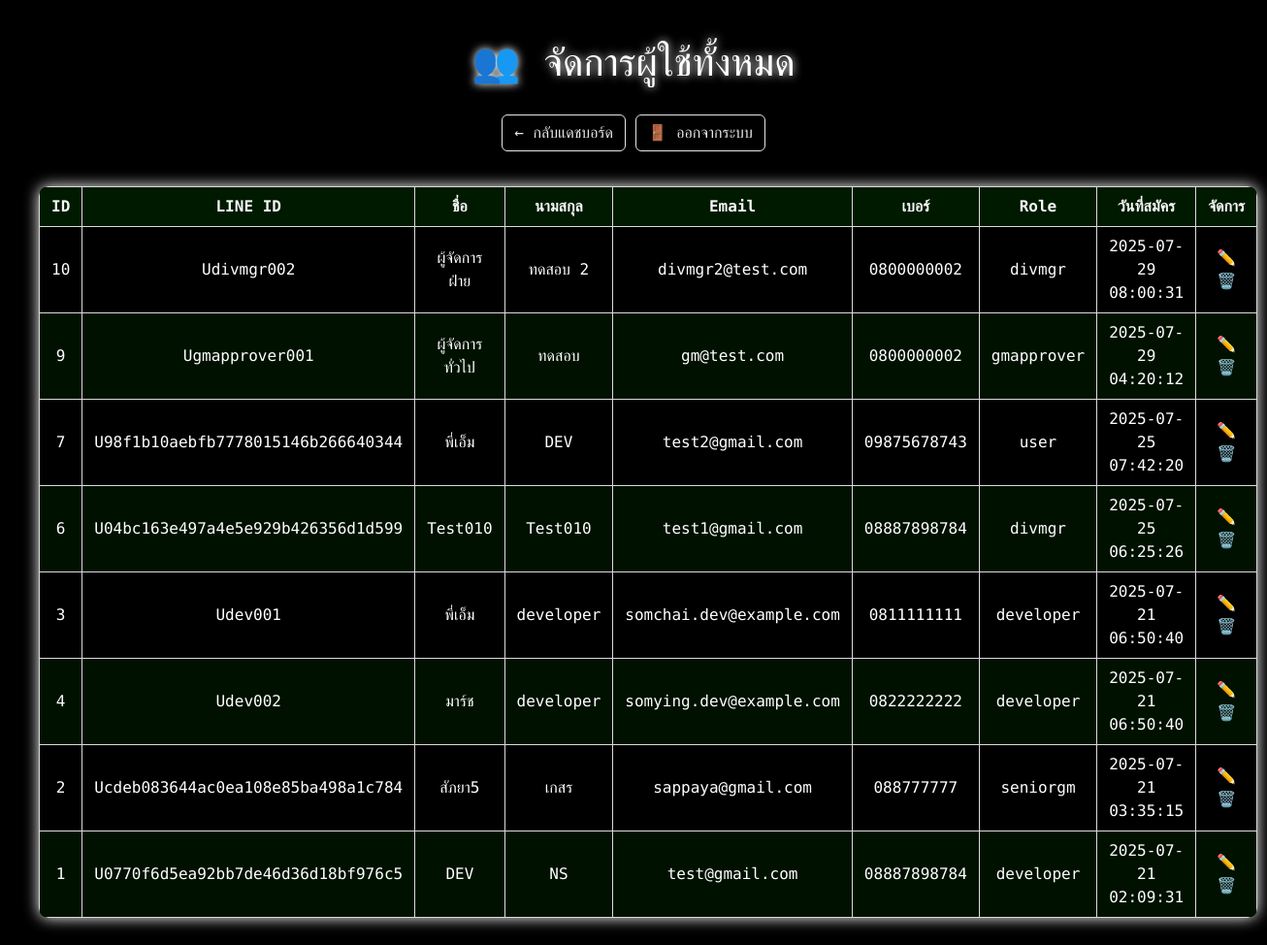
Before: /admin/manage_users.php (signed in) with the older database file.
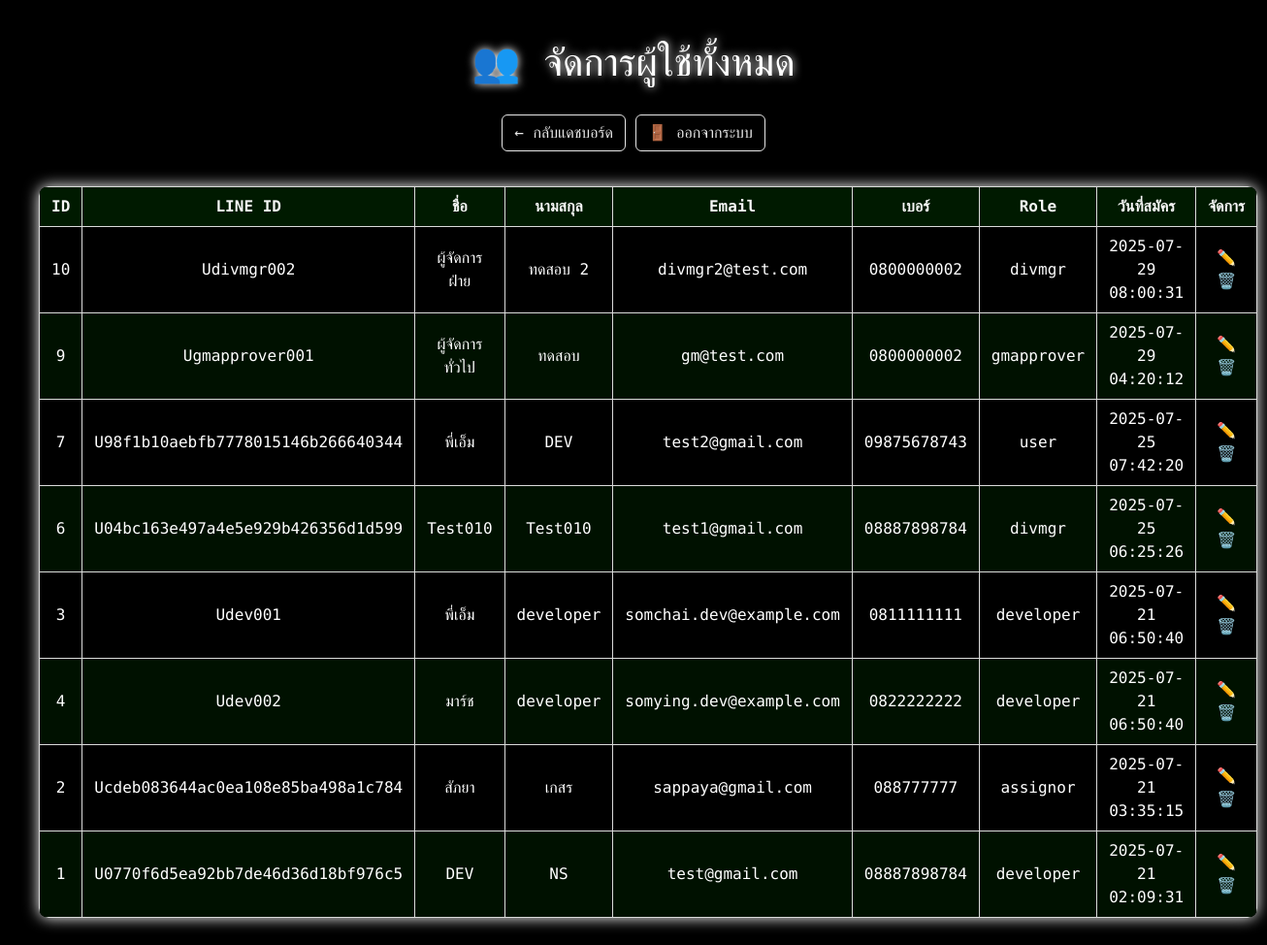
After: the same page with the newer database file.
### tables this page shows
CREATE TABLE `users` (
  `id` int(11) NOT NULL,
  `line_id` varchar(255) NOT NULL,
  `name` varchar(255) DEFAULT NULL,
  `lastname` varchar(255) DEFAULT NULL,
  `position` varchar(100) DEFAULT NULL,
  `email` varchar(255) DEFAULT NULL,
  `created_at` timestamp NOT NULL DEFAULT current_timestamp(),
  `phone` varchar(20) DEFAULT NULL,
  `role` varchar(50) NOT NULL DEFAULT 'user',
  `created_by_admin_id` int(11) DEFAULT NULL,
  `department` varchar(100) DEFAULT NULL,
  `is_active` tinyint(1) DEFAULT 1,
  `employee_id` varchar(20) DEFAULT NULL
);

### admin/manage_users.php (the view, shortened to what this page needs)
<?php
require_once __DIR__ . '/../config/database.php';
$stmt = $conn->query("SELECT * FROM users ORDER BY created_at DESC");
$users = $stmt->fetchAll(PDO::FETCH_ASSOC);
?>
<!DOCTYPE html>
<html lang="th">
<head>
    <link href="https://cdn.jsdelivr.net/npm/bootstrap@5.3.7/dist/css/bootstrap.min.css" rel="stylesheet">
</head>
<body>
<h1>👥 จัดการผู้ใช้ทั้งหมด</h1>
<div class="mb-3 text-center">
    <a href="dashboard.php" class="btn-back">← กลับแดชบอร์ด</a>
    <a href="logout.php" class="btn-logout">🚪 ออกจากระบบ</a>
</div>
<table>
    <thead>
        <tr>
            <th>ID</th>
            <th>LINE ID</th>
            <th>ชื่อ</th>
            <th>นามสกุล</th>
            <th>Email</th>
            <th>เบอร์</th>
            <th>Role</th>
            <th>วันที่สมัคร</th>
            <th>จัดการ</th>
        </tr>
    </thead>
    <tbody>
        <?php foreach ($users as $user): ?>
            <tr>
                <td><?= htmlspecialchars($user['id']) ?></td>
                <td><?= htmlspecialchars($user['line_id']) ?></td>
                <td><?= htmlspecialchars($user['name']) ?></td>
                <td><?= htmlspecialchars($user['lastname']) ?></td>
                <td><?= htmlspecialchars($user['email']) ?></td>
                <td><?= htmlspecialchars($user['phone']) ?></td>
                <td><?= htmlspecialchars($user['role']) ?></td>
                <td><?= htmlspecialchars($user['created_at']) ?></td>
                <td class="actions">
                    <a href="edit_user.php?id=<?= $user['id'] ?>">✏️</a>
                    <a href="delete_user.php?id=<?= $user['id'] ?>" onclick="return confirm('คุณแน่ใจว่าต้องการลบ?')">🗑️</a>
                </td>
            </tr>
        <?php endforeach; ?>
    </tbody>
</table>
</body>
</html>

### admin/manage_users.php (style rules this page uses)
body { background-color: #000; color: #ffffffff; font-family: 'Share Tech Mono', monospace; min-height: 100vh; padding: 40px; }
h1 { text-align: center; margin-bottom: 30px; text-shadow: 0 0 10px #ffffffff; }
a { color: #dbdbdbff; text-decoration: none; }
.btn-back, .btn-logout { margin-bottom: 20px; display: inline-block; padding: 6px 12px; color: #e6e6e6ff; border: 1px solid #e7e7e7ff; border-radius: 6px; background-color: transparent; text-decoration: none; }
table { width: 100%; border-collapse: collapse; margin-top: 15px; background-color: rgba(0, 0, 0, 0.8); box-shadow: 0 0 15px #ffffffff; border-radius: 10px; overflow: hidden; }
th, td { border: 1px solid #dbdbdbff; padding: 8px 12px; text-align: center; }
th { background-color: #001a00; color: #f7f7f7ff; }
tr:nth-child(even) { background-color: #001100; }
.actions a { margin: 0 5px; }

Changed rows visible on the page:
changed users "Ucdeb083644ac0ea108e85ba498a1c784": name "สัภยา5" → "สัภยา"; role "seniorgm" → "assignor"
